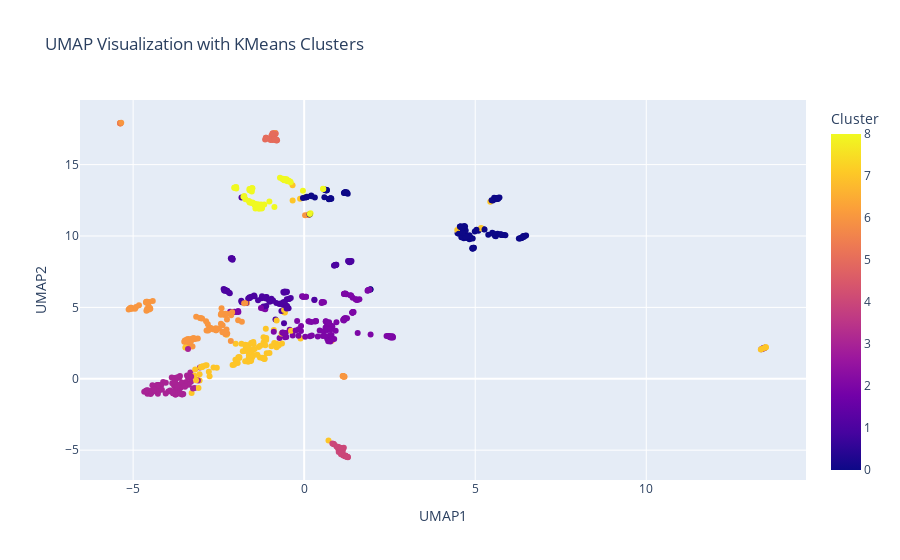

This figure's notebook cell:
### Code cell
filepath = './embeddings/embeddings_cropped/hardtail_cv_april_2023-4_train_cropped.json'
perfrom_clustering(filepath)

### Figure 1 — Plotly figure (JSON) as saved in the notebook; plotly's stock layout.template omitted (floating-point values rounded to 4 significant figures; data arrays with more than 128 entries replaced by an {"elided": "..."} marker saying what was removed)
{"data": [{"hovertemplate": "UMAP1=%{x}<br>UMAP2=%{y}<br>Cluster=%{marker.color}<extra></extra>", "legendgroup": "", "marker": {"color": {"elided": "820 int values"}, "coloraxis": "coloraxis", "symbol": "circle"}, "mode": "markers", "name": "", "orientation": "v", "showlegend": false, "type": "scatter", "x": {"elided": "820 float values"}, "xaxis": "x", "y": {"elided": "820 float values"}, "yaxis": "y"}], "layout": {"coloraxis": {"colorbar": {"title": {"text": "Cluster"}}, "colorscale": [[0, "#0d0887"], [0.1111, "#46039f"], [0.2222, "#7201a8"], [0.3333, "#9c179e"], [0.4444, "#bd3786"], [0.5556, "#d8576b"], [0.6667, "#ed7953"], [0.7778, "#fb9f3a"], [0.8889, "#fdca26"], [1, "#f0f921"]]}, "legend": {"tracegroupgap": 0}, "title": {"text": "UMAP Visualization with KMeans Clusters"}, "xaxis": {"anchor": "y", "domain": [0, 1], "title": {"text": "UMAP1"}}, "yaxis": {"anchor": "x", "domain": [0, 1], "title": {"text": "UMAP2"}}}}
